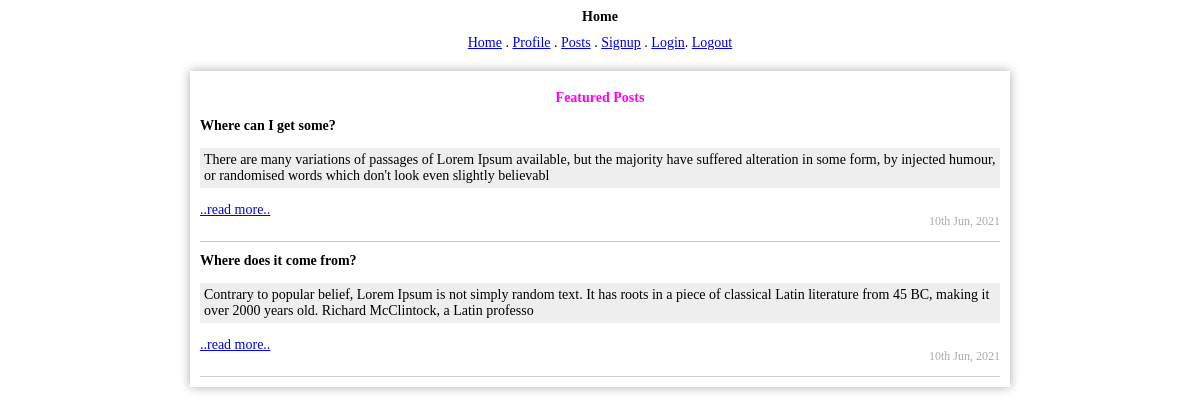
The page /website/public/index.php on the database its author committed.
### tables this page shows
CREATE TABLE `posts` (
  `id` int(11) NOT NULL,
  `title` varchar(255) NOT NULL,
  `post` text NOT NULL,
  `date` datetime NOT NULL DEFAULT current_timestamp()
);

### website/private/includes/functions.php (called while the page is built, shortened)
<?php
class Database{
	private function connect()
	{
		try{
			$string ="mysql:host=localhost;dbname=security_db";
			$con=new PDO($string,"root","");
		}
		catch(PDOException $e){
			if($_SERVER['HTTP_HOST']=="localhost"){
				die($e->getMessage());
			}
			else{
				die("could not connect to the database");
			}
		}
		if(!$con = mysqli_connect("localhost","root","","security_db"))
		{
			die("could not connect to the database");
		}
		return $con;
	}
	public function db_read($query,$data=array())
	{
		$con = $this->connect();
		$stm = $con->prepare($query);
		if ($stm) {
			$check = $stm->execute($data);
			if ($check) {
				$result = $stm->get_result();
				if ($result) {
					$rows = $result->fetch_all(MYSQLI_ASSOC);
					if (is_array($rows) && count($rows) > 0) {
						return $rows;
					}
				}
			}
		}
		return false;
	}
}
class Post extends Database
{
	public function get_home_posts()
	{
		$query = "select * from posts order by id desc limit 2";
		return $this->db_read($query);
	}
}

### website/private/includes/home.php (the view, shortened to what this page needs)
<!DOCTYPE html>
<html>
<head>
</head>
<body>
	<center><h1>Home</h1></center>
	<?php include('header.php')?>
	<div class="container" style="">
		<center><h1 style="color:#f0f;">Featured Posts</h1></center>
		<?php
			$post = new Post();
			$result = $post->get_home_posts();
			if($result)
			{
				foreach ($result as $row) {
					echo "
						<div class='post'>
							<div>
								<h2>$row[title]</h2>
							</div>
							<p class='text'>".substr($row['post'],0,200)."</p>
							<a href='post?id=$row[id]'>..read more..</a>
							<p class='timestamp'>". date("jS M, Y",strtotime($row['date']))."</p>
							<br style='clear: both;'>
						</div>
					";
				}
			}
		?>
	</div>
</body>
</html>

### website/public/index.php (shortened to what this page needs)
<?php
require ('../private/includes/functions.php');
$page = isset($_GET['url']) ? $_GET['url'] : "home";
$folder = "../private/includes/";
$files = glob($folder . "*.php");
$file_name = $folder . $page . ".php";
if(in_array($file_name, $files))
{
	include($file_name);
}else{
	include "../private/includes/404.php";
}

### website/private/includes/header.php
<center><a href="home">Home</a> . <a href="profile">Profile</a> . <a href="posts">Posts</a> . <a href="signup">Signup</a> . <a href="login">Login</a>. <a href="logout">Logout</a></center>

### website/private/includes/home.php (style rules this page uses)
* { font-family: tahoma; font-size: 14px; }
.container { padding: 10px; box-shadow: 0px 0px 10px #aaa; margin: auto; margin-top: 20px; width: 100%; max-width: 800px; min-height: 100px; }
.post { border-bottom: solid thin #ccc; }
.text { padding:4px; background-color:#eee; }
.timestamp { font-size: 12px; color: #aaa; float: right; }

### rows shown on the page
posts: title "Where can I get some?", post "There are many variations of passages of Lorem Ipsum available, but the majority have suffered alteration in some form, by injected humour, or randomised words which don't look even slightly believabl", date "10th Jun, 2021"
posts: title "Where does it come from?", post "Contrary to popular belief, Lorem Ipsum is not simply random text. It has roots in a piece of classical Latin literature from 45 BC, making it over 2000 years old. Richard McClintock, a Latin professo", date "10th Jun, 2021"
